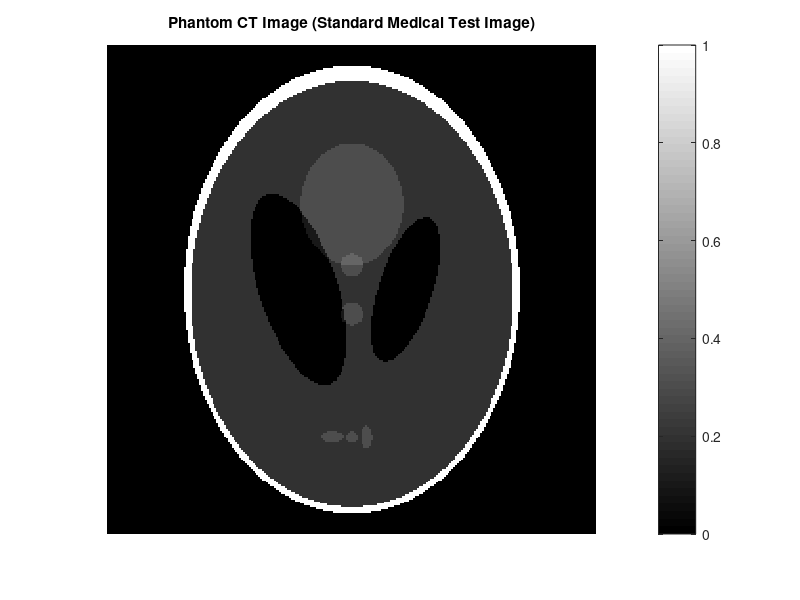
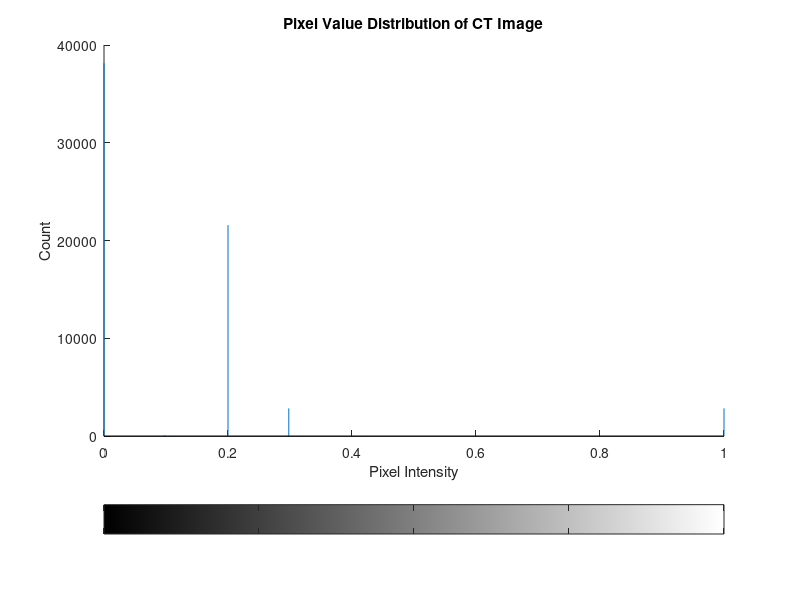
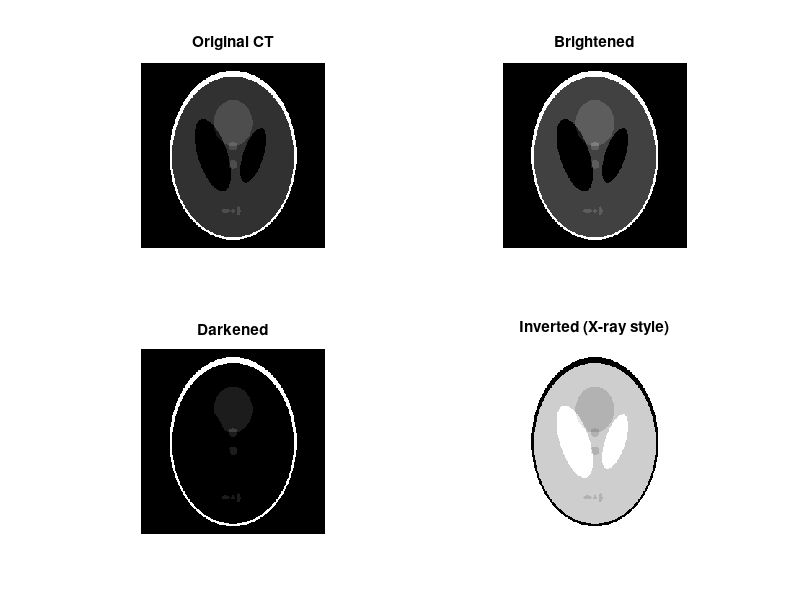

Reproduce these figures in MATLAB, in order. (Note: this script raises an error after producing the figures.)
% Day 4 - Plotting and Saving Figures
% Author: Viraj Patil
% Medical Systems Engineering - CT Image Processor Project

%% 1. Create a fake CT scan using MATLAB's phantom function
% phantom() creates a standard test image used in CT research worldwide!
disp('=== Day 4: Plotting and Saving Figures ===');

ct_image = phantom(256);  % Creates a 256x256 fake CT brain-like image
disp('Phantom CT image created!');
fprintf('Image size: %d x %d pixels\n', size(ct_image, 1), size(ct_image, 2));
fprintf('Pixel range: %.2f to %.2f\n', min(ct_image(:)), max(ct_image(:)));

%% 2. Display the image
figure(1);
imshow(ct_image, []);
title('Phantom CT Image (Standard Medical Test Image)');
colorbar;
colormap gray;

%% 3. Show its histogram
figure(2);
imhist(ct_image);
title('Pixel Value Distribution of CT Image');
xlabel('Pixel Intensity');
ylabel('Count');

%% 4. Create a 2x2 subplot showing different views
figure(3);

% Original
subplot(2, 2, 1);
imshow(ct_image, []);
title('Original CT');
colormap gray;

% Brightened
subplot(2, 2, 2);
brightened = ct_image + 0.2;
brightened = min(brightened, 1);  % Cap at 1
imshow(brightened, []);
title('Brightened');

% Darkened
subplot(2, 2, 3);
darkened = ct_image - 0.2;
darkened = max(darkened, 0);  % Floor at 0
imshow(darkened, []);
title('Darkened');

% Inverted (like X-ray negative)
subplot(2, 2, 4);
inverted = 1 - ct_image;
imshow(inverted, []);
title('Inverted (X-ray style)');

sgtitle('CT Image Variations - Day 4');

%% 5. Save the figure
saveas(figure(3), 'day4_ct_variations.png');
disp('Figure saved as day4_ct_variations.png');

disp('Day 4 Complete!');
